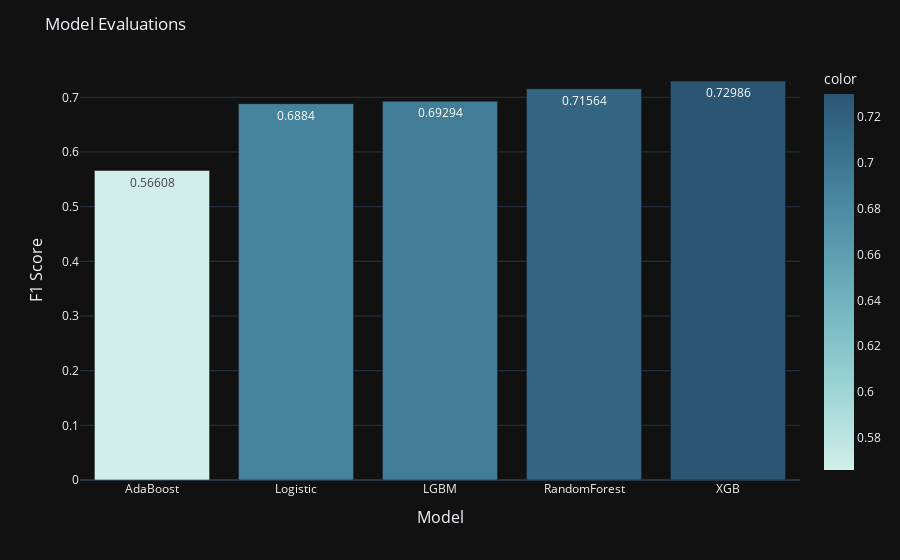

Notebook source saved alongside this figure:
### Code cell
models = ['Logistic', 'RandomForest', 'XGB', 'LGBM', 'AdaBoost']
models_df = pd.Series(scores, index=models, name='scores').sort_values(ascending=True)

fig = px.bar(x=models_df.index, y=models_df.values, 
             text=np.round(models_df.values,5),
             color=models_df.values,
             color_continuous_scale='Teal')

fig.update_layout(
    title_text='Model Evaluations',
    xaxis=dict(
        title='Model',
        titlefont_size=16
    ),
    yaxis=dict(
        title='F1 Score',
        titlefont_size=16
    ),
    template='plotly_dark'
)
fig.show()

### Figure 1 — Plotly figure (JSON) as saved in the notebook; plotly's stock layout.template omitted (floating-point values rounded to 4 significant figures)
{"data": [{"alignmentgroup": "True", "hovertemplate": "x=%{x}<br>y=%{y}<br>text=%{text}<br>color=%{marker.color}<extra></extra>", "legendgroup": "", "marker": {"color": [0.5661, 0.6884, 0.6929, 0.7156, 0.7299], "coloraxis": "coloraxis", "pattern": {"shape": ""}}, "name": "", "offsetgroup": "", "orientation": "v", "showlegend": false, "text": [0.5661, 0.6884, 0.6929, 0.7156, 0.7299], "textposition": "auto", "type": "bar", "x": ["AdaBoost", "Logistic", "LGBM", "RandomForest", "XGB"], "xaxis": "x", "y": [0.5661, 0.6884, 0.6929, 0.7156, 0.7299], "yaxis": "y"}], "layout": {"barmode": "relative", "coloraxis": {"colorbar": {"title": {"text": "color"}}, "colorscale": [[0, "rgb(209, 238, 234)"], [0.1667, "rgb(168, 219, 217)"], [0.3333, "rgb(133, 196, 201)"], [0.5, "rgb(104, 171, 184)"], [0.6667, "rgb(79, 144, 166)"], [0.8333, "rgb(59, 115, 143)"], [1, "rgb(42, 86, 116)"]]}, "legend": {"tracegroupgap": 0}, "margin": {"t": 60}, "title": {"text": "Model Evaluations"}, "xaxis": {"anchor": "y", "domain": [0, 1], "title": {"font": {"size": 16}, "text": "Model"}}, "yaxis": {"anchor": "x", "domain": [0, 1], "title": {"font": {"size": 16}, "text": "F1 Score"}}}}
